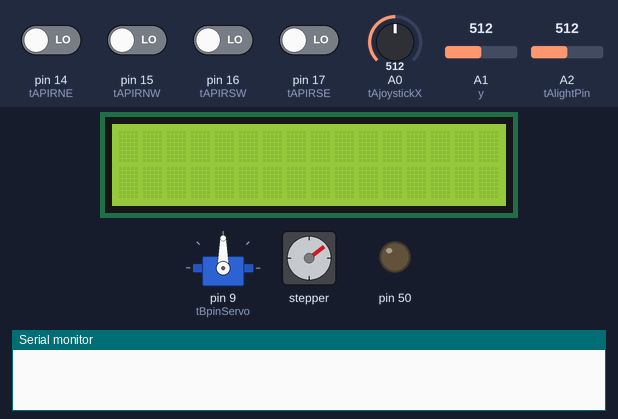
Bench run of a sketch on a simulated Arduino Mega 2560, built with avr-gcc and run on an emulated ATmega2560. Parts: 16×2 character LCD, servo, stepper motor, output pins drawn as LEDs (lit = HIGH), the last lines printed to the serial monitor. Inputs (shaded band) come from the test bench; at power-on: pin 14 (tAPIRNE), pin 15 (tAPIRNW), pin 16 (tAPIRSW), pin 17 (tAPIRSE) LOW, A2 (tAlightPin) = 512, A0 (tAjoystickX) = 512, A1 (y) = 512. Stepper angles assume 2048 steps per turn.

Above: at 0.8 s.
0.9 s: A2 (tAlightPin) set to 154
At 1.3 s:
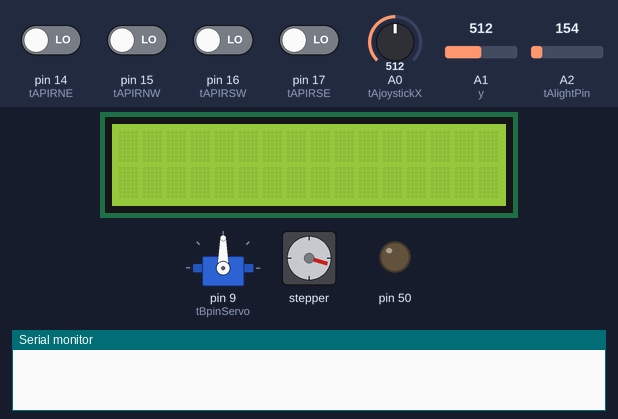
3.3 s: A2 (tAlightPin) set to 134
At 3.7 s:
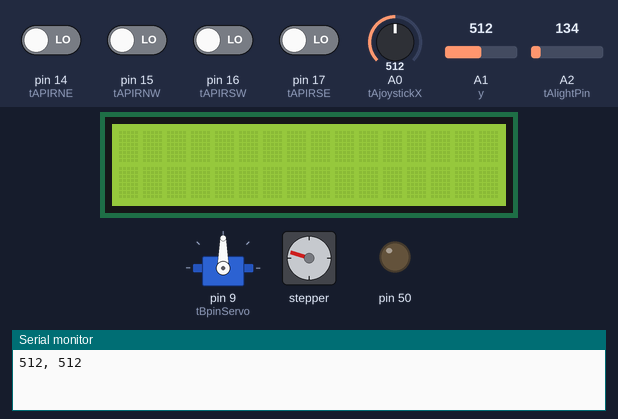
Timing chart, 0 to 6.3 s (numbered marks = the images above; inputs shaded):
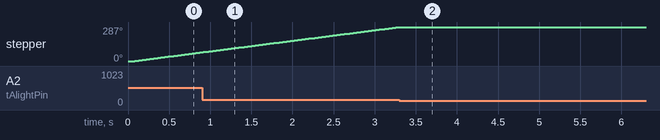

The sketch:

tA.ino
```cpp
//--------------------------------
// RangerArm
// CCHS Basic Computer Electronics Class Project Spring 2024
// The RangerArm steers an Ultrasonic distance sensor at the end of
// an arm whose elevation/Y-vertical is control by a Servo Motor, and whose
// azmith/X-horizontal is controlled by a Stepper Motor. Also at the end of
// the arm is a "laser" pointer LED under control of code. User controls
// consist of a two-axis analog joystick with pushbutton, a 2 x 16 character
// LCD display, and an Active Buzzer.
//
// Team Assignments are as follows:
// Team A: Stepper Motor, horizontal platform position photo sensor. PIR sensors. Joystick X axis.
// Team B: Servo Motor, Ultrasonic distance sensor, Joystick Y axis.
// Team C: LCD Display, Active Buzzer, "Laser" pointer LED, Joystick push-button.
// Team T: Task Scheduler
//--------------------------------
// HERE IS THE LIBRARY CODE
// THE PINS REFERENCED HERE ARE PER THE ENGINEERING SPEC ASSIGNMENT
//--------------------------------
// Stepper Motor Library For Team A
#include <Stepper.h>
const int stepsPerRevolution = 2048;  // change this to fit the number of steps per revolution
/* DO NOT CHANGE ORDER OF PINS */
Stepper myStepper(stepsPerRevolution, 2, 4, 3, 5);  //Set the name of the Stepper Motor object to "myStepper". Use pins D2-D5
//--------------------------------
// Servo Motor Library For Team B
#include <Servo.h>
Servo myservo;    //Set the name for the Servo Motor object to "myservo"
// Ultrasonic Sensor Library For Team B
#include "SR04.h"
SR04 sr04 = SR04(63,12);  //Set the name for the sensor object to "sr04". Echo pin D63, Trigger pin D12
//--------------------------------
// LCD Library For Team C
#include <LiquidCrystal.h>
LiquidCrystal lcd(7, 8, 57, 58, 59, 60);  //Set name for the LCD object to "lcd". Use pins rs=D7, e=D8, d4-d7=D57-D60
//--------------------------------
// PINS NOT ASSIGNED ABOVE NEED TO BE INCLUDED IN THE VARIABLES SECTION BELOW
//--------------------------------
// GLOBAL VARIABLES AND CONSTANTS GO HERE (including hardware pin assignments)
//--------------------------------
// Team A Variables/Constants. Names start with tA...
const int tAjoystickX = A0;
const int y = A1;
const int tAlightPin = 2;
const int tArolePerMinute = 17;         // Adjustable range of 28BYJ-48 stepper is 0~17 rpm
int tACdata = 0;
int tACcurrentDeg = -1;
const int tAinputTeeth = 14;
const int tAoutputTeeth = 40;
const int tAPIRNE = 14;
const int tAPIRNW = 15;
const int tAPIRSW = 16;
const int tAPIRSE = 17;
//--------------------------------
// Team B Variables/Constants. Names start with tB...
const int tBpinServo = 9;
//--------------------------------
// Team C Variables/Constants. Names start with tC...

//--------------------------------
// Team T Variables/Constants. Names start with tT...
int tTschedulePhase = -1;
long tTlastSecond = 0;    //Hold's millis() sample from previous second
//--------------------------------
// Inter-Team Varibles/Constants. Names start with "t" followed by the capital letters of the teams sharing the memory.

//--------------------------------
void setup() {
  // put your setup code here, to run once:
  // Initialize Library Functions
  lcd.begin(16, 2);                     // For LCD Library, set LCD size
  myservo.attach(tBpinServo);           // For Servo Library, identify PWM signal pin
  myStepper.setSpeed(tArolePerMinute);  // For Stepper Motor Library, set rotation speed
  pinMode(tAjoystickX, INPUT);
  pinMode(y, INPUT);
  Serial.begin(38400);
  pinMode(tAlightPin, INPUT_PULLUP);                // For Serial Monitor (debugging tool) using 38,400 baud
  //--------------------------------
  //BE SURE TO INITIALIZE DIGITAL I/O PINS and ANALOG INPUT PINS IN THIS SECTION
  //--------------------------------
  //Team C setup code here (Team C is before others here so that the startup message can display while calibration occurs)

  //--------------------------------
  //Team A setup code here
  // myStepper.setSpeed(2040);


  fcnCalibrateX();

  myStepper.setSpeed(tArolePerMinute);
  pinMode(50, OUTPUT);


  //*****************************************************************************
  //CALIBRATION
  //*****************************************************************************

  //*****************************************************************************
  //*****************************************************************************


  //--------------------------------
  //Team B setup code here

  //--------------------------------

}

void loop() {
  // put your main code here, to run repeatedly:
  int tAxPos = analogRead(tAjoystickX);
  int yPos = analogRead(y);
  Serial.print(tAxPos);
  Serial.print(", ");
  Serial.print(yPos);
  Serial.print("\n");
  delay(500);

  // Time-based scheduler (Team T)
  switch (millis() & B11) {
    //--------------------------------
    case 0:   //For milliseconds whose last two bits are 0,0
    if (tTschedulePhase != 0) {   // ensure the team code only gets one execution every 4 milliseconds
      // Team A main code goes here. Tasks to be preformed include the following:
      // Read joystick X axis and use it to control Stepper Motor motion.
      // int tAxPos = analogRead(tAjoystickX);
      // int yPos = analogRead(y);
      // Serial.print(tAxPos);
      // Serial.print(", ");
      // Serial.print(y);
      // Serial.print("\n");

      // Pass arm's horizontal position to Team C in an inter-team global variable
      // Read PIR sensors and pass to Team C in an inter-team global variable
      // DEBUG
      fcnReadX();
      fcnReadPIR();
      tTschedulePhase = 0;
    }
    break;
    //--------------------------------
    case 1:   //For milliseconds whose last two bits are 0,1
    if (tTschedulePhase != 1) {   // ensure the team code only gets one execution every 4 milliseconds
      // Team B main code goes here. Tasks to be preformed include the following:
      // Read joystick Y axis and use it to control Servo Motor motion.
      // Pass arm's vertical position to Team C in an inter-team global variable
      // Read Ultrasonic distance sensor and pass to Team C in an inter-team global variable
      tTschedulePhase = 1;
    }
    break;
    //--------------------------------
    case 2:   //For milliseconds whose last two bits are 1,0
    if (tTschedulePhase != 2) {   // ensure the team code only gets one execution every 4 milliseconds
      // Team C main code goes here. Tasks to be preformed include the following:
      // Read joystick push-buton and use it to control the "laser" pointer LED/Buzzer
      // Receive PIR status from Team A in an inter-team global variable, display on LCD, and beep Buzzer if needed
      // Receive arm X and Y position from Teams A and B in inter-team global variables and display on LCD
      // Receive distance sensor's distance from Team B in an inter-team global variable and display on LCD
      tTschedulePhase = 2;
    }
    break;
    //--------------------------------
    case 3:   //For milliseconds whose last two bits are 1,1
    if (tTschedulePhase != 3) {   // ensure the team code only gets one execution every 4 milliseconds
      // Team T main code goes here. Tasks to be preformed include the following:
      // For future Phase 2 serial communications between User I/O Deck and Machine I/O Base.
      // BELOW IS SAMPLE CODE FOR EXECUTING STATEMENTS ONCE A SECOND
      if (millis() >= (tTlastSecond + 1000)) {
        tTlastSecond = millis();  //remember when this executed so that the next execution will be 1000 ms later
        //Code here gets executed only once very second
      }
      tTschedulePhase = 3;
    }
    break;
    //--------------------------------
  }
}
//--------------------------------
// ADDED FUNCTIONS GO HERE
//--------------------------------
// Team A's Functions
// Function fcnCalibrateX
int fcnCalibrateX(){
  //I still need to figure out what the photo sensor should read.
  //Turn the led on if it isnt already
  bool calibrated = false;
  while (calibrated != true) {
    int lightreading = analogRead(tAlightPin);
    // Serial.println(lightreading);
    if (lightreading <= 145) { //needs better value
      calibrated = true;
      tACcurrentDeg = 0;
    } else {
      myStepper.step(1);
    }
  }
return calibrated;

}
void tAfcnSerialDebug(int deg, int time){
  if (time == 1){
    Serial.println("Current X Position:");
    Serial.println(deg);
  } else if (time == 0){
    Serial.println("New X Position:");
    Serial.println(deg);
  }
}

// Function fcnMoveX
int fcnMoveX(int moveValue) { //should work
    if (moveValue > 0 && tACcurrentDeg + 15 <= 90) { // if the movemem=nt is clockwise and within the bounds
    // tAfcnserialdebug(tACcurrentDeg, 1);
    tACcurrentDeg += 15;
    myStepper.step(170);
    // tAfcnserialdebug(tACcurrentDeg, 0);
    } else if (moveValue > 0 && tACcurrentDeg + 15 > 90){ // if the movement is clockwise and goes outside the bounds
    // tAfcnserialdebug(tACcurrentDeg, 1);
    int ndeg = 90 - tACcurrentDeg;
    int steps = ndeg * 5.6889;
    myStepper.step(steps);
    tACcurrentDeg = 90;
    // tAfcnserialdebug(tACcurrentDeg, 0);
    } else if (moveValue < 0 && tACcurrentDeg - 15 >= -90) { // if the movement is counterclockwise and within the bounds
    // tAfcnserialdebug(tACcurrentDeg, 1);
    tACcurrentDeg -= 15;
    myStepper.step(-170);
    // tAfcnserialdebug(tACcurrentDeg, 0);
    } else if (moveValue < 0 && tACcurrentDeg - 15 < -90){ // if the movement is counterclockwise and goes outside the bounds
    // tAfcnserialdebug(tACcurrentDeg, 1);
    int ndeg = -90 + tACcurrentDeg;
    int steps = ndeg * 5.6889;
    myStepper.step(steps);
    tACcurrentDeg = -90;
    // tAfcnserialdebug(tACcurrentDeg, 0);
    }

    return tACcurrentDeg;

}


// Function fcnGotoX
int fcnGotoX(int inDeg) {

  int deg = tACcurrentDeg - inDeg;
  int moveSteps;

  if (tACcurrentDeg != -1) {
    if (tACcurrentDeg + deg <= 270){
      int moveSteps = tACcurrentDeg + deg * (static_cast<float> (tAoutputTeeth) / tAinputTeeth) * (static_cast<float> (stepsPerRevolution) / 360);
      myStepper.step(moveSteps);
    } else {
      int moveSteps = 0;
      deg = 0;
      myStepper.step(50);
      myStepper.step(-50);
    }
  }

  return tAfcnRecalibrateX(deg);
}

// Function tAfcnRecalibrateX
int tAfcnRecalibrateX (int deg) {

  if (tACcurrentDeg + deg < 0){
    int fullRote = (tACcurrentDeg + deg)/360 + 360;
    tACcurrentDeg = (tACcurrentDeg + deg) + fullRote;
  } else if (tACcurrentDeg + deg > 360) {
    int fullRote = (tACcurrentDeg + deg)/360;
    tACcurrentDeg = (tACcurrentDeg + deg) - fullRote;
  } else {
    tACcurrentDeg = tACcurrentDeg;
  }

  return tACcurrentDeg;

}

// Function fcnReadX
int fcnReadX() {

  return tACcurrentDeg;

}

// Function fcnReadPIR
byte fcnReadPIR() {
  bool ne = digitalRead(tAPIRNE);
  bool nw = digitalRead(tAPIRNW);
  bool sw = digitalRead(tAPIRSW);
  bool se = digitalRead(tAPIRSE);

  if (ne == HIGH) {
    tACdata += 0;
  }

  if (nw == HIGH) {
    tACdata += 2;
  }

  if (sw == HIGH) {
    tACdata += 4;
  }

  if (se == HIGH) {
    tACdata += 8;
  }

  return tACdata;

}
//--------------------------------
// Team B's Functions
// Function fcnMoveY
// Function fcnGotoY
// Function fcnReadY
// Function fcnReadDist
//--------------------------------
// Team C's Functions
// Function fcnDisplayXY
// Function fcnDisplayDist
// Function fcnDisplayPIR
// Function fcnDisplaySectors
// Function fcnFireOnOff
// Function fcnBuzzerOnOff
// Function fcnBuzzerBeep
//--------------------------------
// Team T's Functions
// FUTURE (PHASE 2) FUNCTIONS
// Function fcnSendToMachine
// Function fcnRcvFromMachine
// Function fcnSendToUser
// Function fcnRcvFromUser
//--------------------------------
// End of Sketch
```

Measured:
- the behaviour switches between 146 and 145 on A2 (tAlightPin) (found by bisection; images 1 and 2)
- after the input at 3.3 s, stepper: goes on until 3.3 s, then stays 287°
